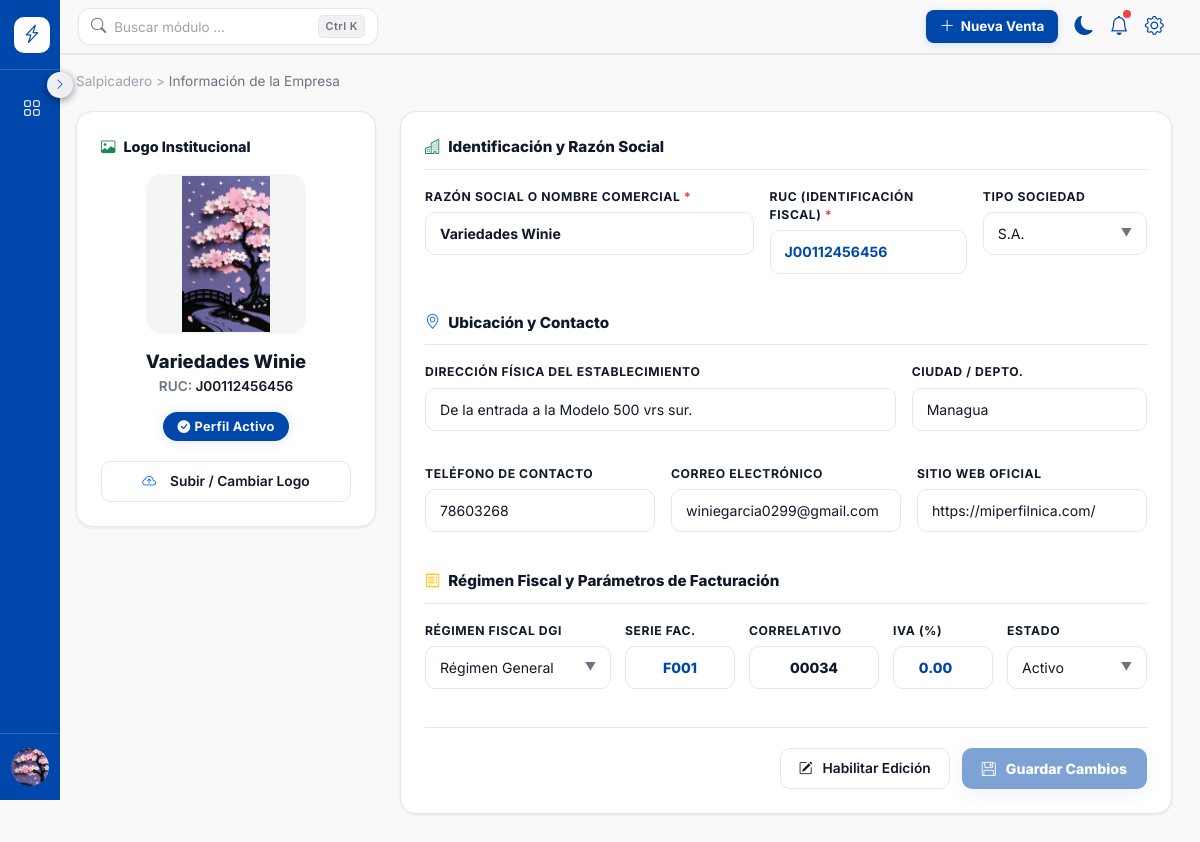
Before: /mi-cuenta/informacion-empresa (signed in) with the older database file.
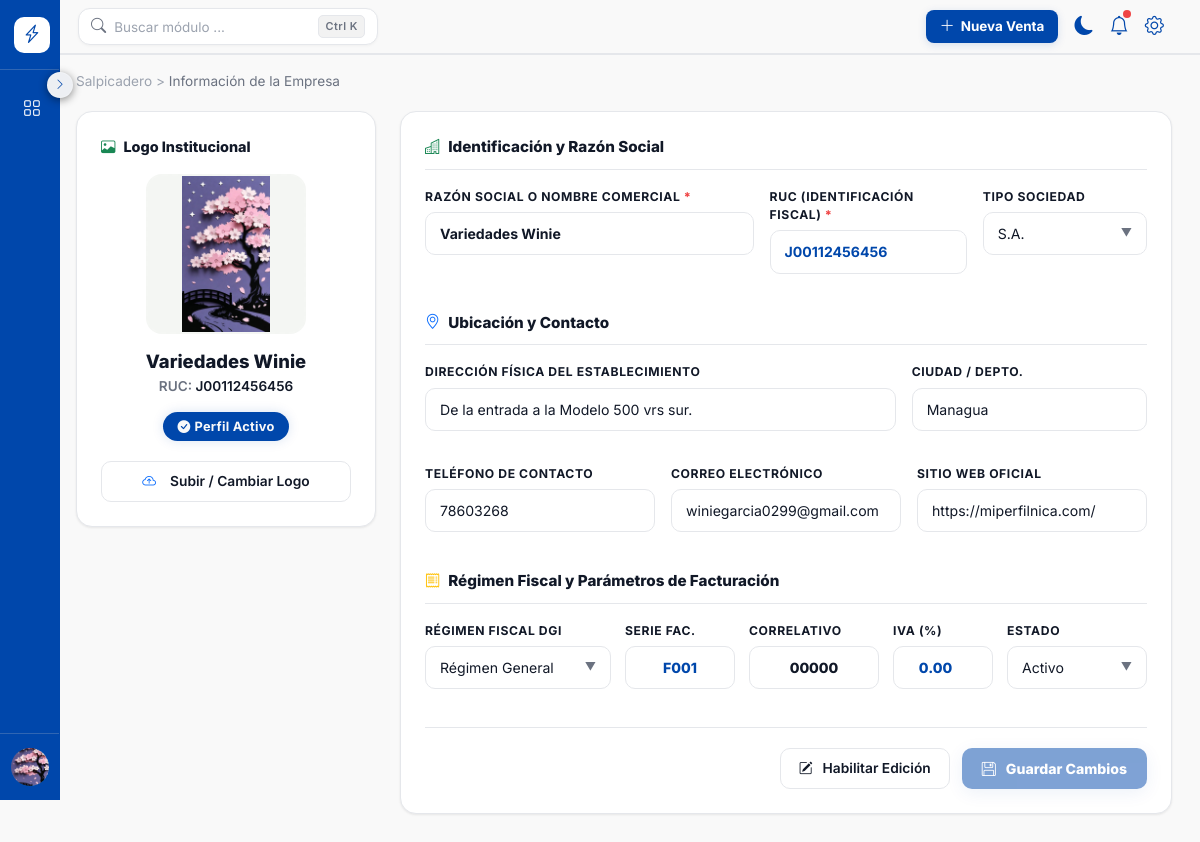
After: the same page with the newer database file.
### models/empresa.py (models this page shows)
class Empresa(db.Model):
    __tablename__ = "empresa"
    id = db.Column(db.Integer, primary_key=True)
    razon_social = db.Column(db.String(150), nullable=False)
    ruc = db.Column(db.String(30), nullable=True)
    tipo_empresa = db.Column(db.String(20), nullable=True)
    direccion = db.Column(db.String(250), nullable=True)
    ciudad = db.Column(db.String(100), nullable=True)
    telefono = db.Column(db.String(30), nullable=True)
    email = db.Column(db.String(120), nullable=True)
    sitio_web = db.Column(db.String(150), nullable=True)
    regimen = db.Column(db.String(80), nullable=True)
    serie_factura = db.Column(db.String(20), nullable=False, default="F001")
    correlativo = db.Column(db.String(20), nullable=False, default="00034")
    iva = db.Column(db.Numeric(5, 2), nullable=False, default=15)
    logo = db.Column(db.String(200), nullable=True)
    estado = db.Column(db.Boolean, nullable=False, default=True)
    created_at = db.Column(db.DateTime, default=lambda: datetime.now(UTC))
    updated_at = db.Column(
        db.DateTime,
        default=lambda: datetime.now(UTC),
        onupdate=lambda: datetime.now(UTC)
    )

### routes/empresa.py (the view, shortened to what this page needs)
@empresa_bp.route("/mi-cuenta/informacion-empresa", methods=["GET", "POST"])
@login_required
@roles_required("ADMIN")
def informacion_empresa():
    empresa = Empresa.query.first()
    return render_template("empresa/informacion_empresa.html", empresa=empresa)

### app.py (called while the page is built)
@login_manager.user_loader
def load_user(user_id):
    return Usuario.query.get(int(user_id))

@app.before_request
def enrutar_inquilino():
    return resolve_tenant_middleware()

### models/usuario.py (called while the page is built)
    @property
    def nombre_mostrar(self):
        if not self.nombre_completo:
            return self.username
        partes = self.nombre_completo.strip().split()
        if len(partes) == 0:
            return self.username
        elif len(partes) == 1:
            return partes[0].capitalize()
        elif len(partes) == 2:
            return f"{partes[0].capitalize()} {partes[1][0].upper()}."
        else:
            return f"{partes[0].capitalize()} {partes[1].capitalize()} {partes[2][0].upper()}."

### services/saas/tenant_engine.py (called while the page is built)
    def get_bind(self, mapper=None, clause=None, bind=None, **kw):
        if mapper and getattr(mapper.class_, "__bind_key__", None) == "master":
            return super().get_bind(mapper=mapper, clause=clause, bind=bind, **kw)
        if has_app_context() and hasattr(g, "tenant_engine") and g.tenant_engine is not None:
            return g.tenant_engine
        return super().get_bind(mapper=mapper, clause=clause, bind=bind, **kw)

### templates/empresa/informacion_empresa.html (shortened to what the changed rows need)
{% extends "base.html" %}
{% block content %}
<form method="POST" enctype="multipart/form-data" id="formEmpresa" data-tiene-empresa="{{ 'true' if empresa else 'false' }}" novalidate>
    <div style="display: grid; grid-template-columns: 300px 1fr; gap: 24px; align-items: start;">
        <div class="panel" style="background: var(--color-bg-card); border: 1px solid var(--color-border); border-radius: 16px; padding: 24px; text-align: center;">
            <div style="font-size: 0.9rem; font-weight: 800; color: var(--color-text-main); margin-bottom: 16px; text-align: left; display: flex; align-items: center; gap: 8px;">
                <i class="bi bi-image text-success"></i> Logo Institucional
            </div>
            <div class="empresa-logo-preview mb-3" style="width: 160px; height: 160px; margin: 0 auto 16px; border-radius: 16px; border: 2px dashed rgba(255,255,255,0.15); overflow: hidden; display: flex; align-items: center; justify-content: center; background-color: var(--color-bg-card-hover); transition: all 0.3s ease;">
                {% if empresa and empresa.logo %}
                <img src="{{ url_for('static', filename=empresa.logo) }}" class="img-fluid" style="object-fit: contain; width: 100%; height: 100%;">
                {% else %}
                <i class="bi bi-building text-primary" style="font-size: 3.5rem; opacity: 0.6;"></i>
                {% endif %}
            </div>
            <h5 style="font-weight: 800; color: var(--color-text-main); margin-bottom: 4px; font-size: 1.15rem;">
                {{ empresa.razon_social if empresa else 'Mi Empresa' }}
            </h5>
            <div style="color: var(--color-text-muted); font-size: 0.85rem; margin-bottom: 16px; font-weight: 600;">
                RUC: <span style="color: var(--color-text-main);">{{ empresa.ruc if empresa and empresa.ruc else 'No registrado' }}</span>
            </div>
            <div style="margin-bottom: 20px;">
                <span class="badge-pill-apex badge-pill-apex--active" style="padding: 5px 14px; font-size: 0.8rem;">
                </span>
            </div>
            <label class="btn-apex-outline w-100 justify-content-center" style="cursor: pointer; padding: 10px 14px; font-size: 0.88rem;">
                <i class="bi bi-cloud-arrow-up me-2 text-primary"></i> Subir / Cambiar Logo
            </label>
        </div>
        <div class="panel" style="background: var(--color-bg-card); border: 1px solid var(--color-border); border-radius: 16px; padding: 24px;">
            <div style="display: grid; grid-template-columns: 2fr 1.2fr 1fr; gap: 16px; margin-bottom: 20px;">
                <div class="form-group">
                    <label class="form-label form-label--required">Razón Social o Nombre Comercial</label>
                    <input type="text" class="form-input" id="form_razon_social" name="razon_social" value="{{ empresa.razon_social if empresa else '' }}" required placeholder="Ej. Mi Empresa S.A." style="font-weight: 700;">
                </div>
                <div class="form-group">
                    <label class="form-label form-label--required">RUC (Identificación Fiscal)</label>
                    <input type="text" class="form-input" id="form_ruc" name="ruc" value="{{ empresa.ruc if empresa else '' }}" required placeholder="Número RUC" style="font-weight: 700; color: var(--color-primary);">
                </div>
            </div>
            <div style="display: grid; grid-template-columns: 2fr 1fr; gap: 16px; margin-bottom: 16px;">
                <div class="form-group">
                    <label class="form-label">Dirección Física del Establecimiento</label>
                    <input type="text" class="form-input" name="direccion" value="{{ empresa.direccion if empresa else '' }}" placeholder="Dirección exacta del negocio">
                </div>
                <div class="form-group">
                    <label class="form-label">Ciudad / Depto.</label>
                    <input type="text" class="form-input" name="ciudad" value="{{ empresa.ciudad if empresa else '' }}" placeholder="Ej. Managua">
                </div>
            </div>
            <div style="display: grid; grid-template-columns: 1fr 1fr 1fr; gap: 16px; margin-bottom: 20px;">
                <div class="form-group">
                    <label class="form-label">Teléfono de Contacto</label>
                    <input type="text" class="form-input" name="telefono" value="{{ empresa.telefono if empresa else '' }}" placeholder="Ej. +505 2222 3333">
                </div>
                <div class="form-group">
                    <label class="form-label">Correo Electrónico</label>
                    <input type="email" class="form-input" name="email" value="{{ empresa.email if empresa else '' }}" placeholder="contacto@empresa.com">
                </div>
                <div class="form-group">
                    <label class="form-label">Sitio Web Oficial</label>
                    <input type="url" class="form-input" name="sitio_web" value="{{ empresa.sitio_web if empresa else '' }}" placeholder="https://www.empresa.com">
                </div>
            </div>
            <div style="display: grid; grid-template-columns: 1.8fr 110px 130px 100px 140px; gap: 14px; align-items: end; margin-bottom: 10px;">
                <div class="form-group">
                    <label class="form-label">Serie Fac.</label>
                    <input type="text" class="form-input text-center" name="serie_factura" value="{{ empresa.serie_factura if empresa else 'F001' }}" style="font-weight: 800; color: var(--color-primary);">
                </div>
                <div class="form-group">
                    <label class="form-label">Correlativo</label>
                    <input type="text" class="form-input text-center" name="correlativo" value="{{ empresa.correlativo if empresa else '00034' }}" style="font-weight: 800; color: var(--color-text-main);">
                </div>
                <div class="form-group">
                    <label class="form-label">IVA (%)</label>
                    <input type="number" step="0.01" class="form-input text-center" name="iva" value="{{ empresa.iva if empresa else 15 }}" style="font-weight: 800; color: var(--color-primary);">
                </div>
            </div>
        </div>
    </div>
</form>
{% endblock %}

Changed rows visible on the page:
changed Empresa "Variedades Winie": correlativo "00034" → "00000"
